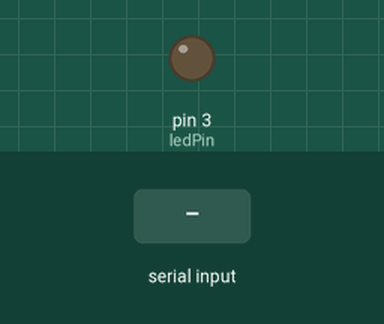
Bench run of a sketch on a simulated Arduino Uno, built with avr-gcc and run on an emulated ATmega328P. Shown: output pins drawn as LEDs (lit = HIGH). The inputs (shaded band) are chosen by the test bench.

Above: at 1.2 s.
1.3 s: "1" received over Serial
At 1.7 s:
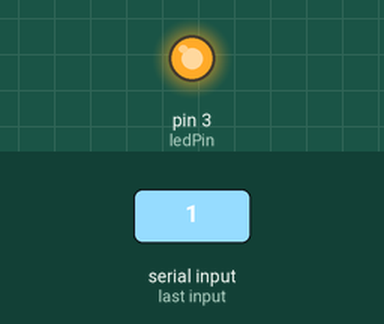
2.8 s: "0" received over Serial
At 4.0 s:
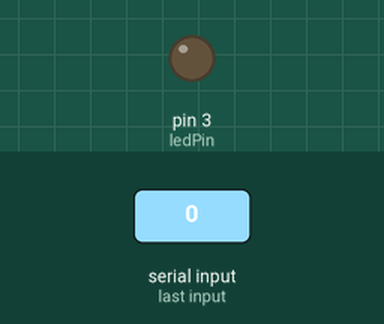
Timing chart, 0 to 5.8 s (numbered marks = the images above; inputs shaded):
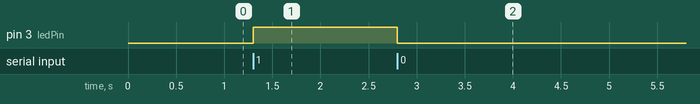

The sketch:

ControllingArduinoFromProcessing_A.ino
```cpp
// create a variable container to catch whater might come in through the serial port
char serialReadout;
// plug the LED into pin 3
int ledPin = 3;

void setup() {
  // set the LED pin to be an output
  pinMode(ledPin, OUTPUT);
  // start serial communication
  Serial.begin(9600);
}

void loop() {
  // if there is any data coming through on the serial port
  if (Serial.available()) {
    // read the data and store it in serialReadout
    serialReadout = Serial.read();

    if (serialReadout == '1') { // If 1 was received
      digitalWrite(ledPin, HIGH); // turn the LED on
    }
    else {
      digitalWrite(ledPin, LOW); // otherwise turn it off
    }
    delay(10); // Wait 10 milliseconds for next reading
  } // end of serial available
}
```

Measured:
- after the input at 1.3 s, pin 3 (ledPin): LOW → HIGH at once
- after the input at 2.8 s, pin 3 (ledPin): HIGH → LOW at once
